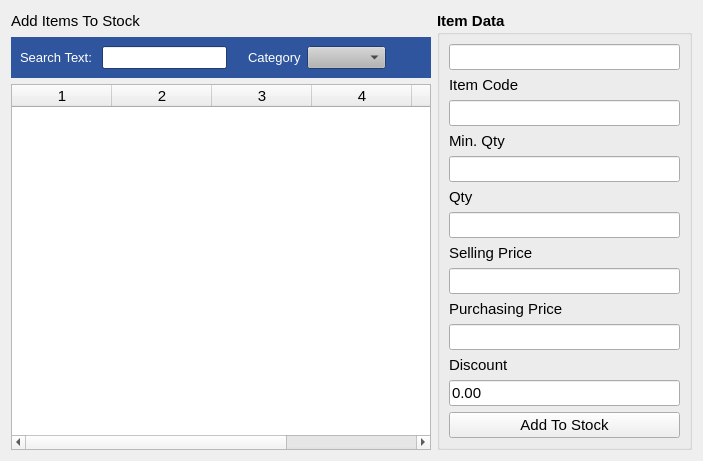
<?xml version="1.0" encoding="UTF-8"?>
<ui version="4.0">
 <class>AddManualStockItems</class>
 <widget class="QWidget" name="AddManualStockItems">
  <property name="geometry">
   <rect>
    <x>0</x>
    <y>0</y>
    <width>703</width>
    <height>451</height>
   </rect>
  </property>
  <property name="windowTitle">
   <string>Form</string>
  </property>
  <layout class="QHBoxLayout" name="horizontalLayout_2">
   <item>
    <layout class="QVBoxLayout" name="verticalLayout">
     <item>
      <layout class="QHBoxLayout" name="horizontalLayout">
       <item>
        <widget class="QLabel" name="label">
         <property name="font">
          <font>
           <pointsize>11</pointsize>
          </font>
         </property>
         <property name="text">
          <string>Add Items To Stock</string>
         </property>
        </widget>
       </item>
       <item>
        <spacer name="horizontalSpacer">
         <property name="orientation">
          <enum>Qt::Horizontal</enum>
         </property>
         <property name="sizeHint" stdset="0">
          <size>
           <width>40</width>
           <height>20</height>
          </size>
         </property>
        </spacer>
       </item>
      </layout>
     </item>
     <item>
      <widget class="QWidget" name="widget" native="true">
       <property name="palette">
        <palette>
         <active>
          <colorrole role="WindowText">
           <brush brushstyle="SolidPattern">
            <color alpha="255">
             <red>0</red>
             <green>0</green>
             <blue>0</blue>
            </color>
           </brush>
          </colorrole>
          <colorrole role="Button">
           <brush brushstyle="SolidPattern">
            <color alpha="255">
             <red>180</red>
             <green>180</green>
             <blue>180</blue>
            </color>
           </brush>
          </colorrole>
          <colorrole role="Light">
           <brush brushstyle="SolidPattern">
            <color alpha="255">
             <red>255</red>
             <green>255</green>
             <blue>255</blue>
            </color>
           </brush>
          </colorrole>
          <colorrole role="Midlight">
           <brush brushstyle="SolidPattern">
            <color alpha="255">
             <red>217</red>
             <green>217</green>
             <blue>217</blue>
            </color>
           </brush>
          </colorrole>
          <colorrole role="Dark">
           <brush brushstyle="SolidPattern">
            <color alpha="255">
             <red>90</red>
             <green>90</green>
             <blue>90</blue>
            </color>
           </brush>
          </colorrole>
          <colorrole role="Mid">
           <brush brushstyle="SolidPattern">
            <color alpha="255">
             <red>120</red>
             <green>120</green>
             <blue>120</blue>
            </color>
           </brush>
          </colorrole>
          <colorrole role="Text">
           <brush brushstyle="SolidPattern">
            <color alpha="255">
             <red>0</red>
             <green>0</green>
             <blue>0</blue>
            </color>
           </brush>
          </colorrole>
          <colorrole role="BrightText">
           <brush brushstyle="SolidPattern">
            <color alpha="255">
             <red>255</red>
             <green>255</green>
             <blue>255</blue>
            </color>
           </brush>
          </colorrole>
          <colorrole role="ButtonText">
           <brush brushstyle="SolidPattern">
            <color alpha="255">
             <red>0</red>
             <green>0</green>
             <blue>0</blue>
            </color>
           </brush>
          </colorrole>
          <colorrole role="Base">
           <brush brushstyle="SolidPattern">
            <color alpha="255">
             <red>255</red>
             <green>255</green>
             <blue>255</blue>
            </color>
           </brush>
          </colorrole>
          <colorrole role="Window">
           <brush brushstyle="SolidPattern">
            <color alpha="255">
             <red>46</red>
             <green>85</green>
             <blue>157</blue>
            </color>
           </brush>
          </colorrole>
          <colorrole role="Shadow">
           <brush brushstyle="SolidPattern">
            <color alpha="255">
             <red>0</red>
             <green>0</green>
             <blue>0</blue>
            </color>
           </brush>
          </colorrole>
          <colorrole role="AlternateBase">
           <brush brushstyle="SolidPattern">
            <color alpha="255">
             <red>217</red>
             <green>217</green>
             <blue>217</blue>
            </color>
           </brush>
          </colorrole>
          <colorrole role="ToolTipBase">
           <brush brushstyle="SolidPattern">
            <color alpha="255">
             <red>255</red>
             <green>255</green>
             <blue>220</blue>
            </color>
           </brush>
          </colorrole>
          <colorrole role="ToolTipText">
           <brush brushstyle="SolidPattern">
            <color alpha="255">
             <red>0</red>
             <green>0</green>
             <blue>0</blue>
            </color>
           </brush>
          </colorrole>
         </active>
         <inactive>
          <colorrole role="WindowText">
           <brush brushstyle="SolidPattern">
            <color alpha="255">
             <red>0</red>
             <green>0</green>
             <blue>0</blue>
            </color>
           </brush>
          </colorrole>
          <colorrole role="Button">
           <brush brushstyle="SolidPattern">
            <color alpha="255">
             <red>180</red>
             <green>180</green>
             <blue>180</blue>
            </color>
           </brush>
          </colorrole>
          <colorrole role="Light">
           <brush brushstyle="SolidPattern">
            <color alpha="255">
             <red>255</red>
             <green>255</green>
             <blue>255</blue>
            </color>
           </brush>
          </colorrole>
          <colorrole role="Midlight">
           <brush brushstyle="SolidPattern">
            <color alpha="255">
             <red>217</red>
             <green>217</green>
             <blue>217</blue>
            </color>
           </brush>
          </colorrole>
          <colorrole role="Dark">
           <brush brushstyle="SolidPattern">
            <color alpha="255">
             <red>90</red>
             <green>90</green>
             <blue>90</blue>
            </color>
           </brush>
          </colorrole>
          <colorrole role="Mid">
           <brush brushstyle="SolidPattern">
            <color alpha="255">
             <red>120</red>
             <green>120</green>
             <blue>120</blue>
            </color>
           </brush>
          </colorrole>
          <colorrole role="Text">
           <brush brushstyle="SolidPattern">
            <color alpha="255">
             <red>0</red>
             <green>0</green>
             <blue>0</blue>
            </color>
           </brush>
          </colorrole>
          <colorrole role="BrightText">
           <brush brushstyle="SolidPattern">
            <color alpha="255">
             <red>255</red>
             <green>255</green>
             <blue>255</blue>
            </color>
           </brush>
          </colorrole>
          <colorrole role="ButtonText">
           <brush brushstyle="SolidPattern">
            <color alpha="255">
             <red>0</red>
             <green>0</green>
             <blue>0</blue>
            </color>
           </brush>
          </colorrole>
          <colorrole role="Base">
           <brush brushstyle="SolidPattern">
            <color alpha="255">
             <red>255</red>
             <green>255</green>
             <blue>255</blue>
            </color>
           </brush>
          </colorrole>
          <colorrole role="Window">
           <brush brushstyle="SolidPattern">
            <color alpha="255">
             <red>46</red>
             <green>85</green>
             <blue>157</blue>
            </color>
           </brush>
          </colorrole>
          <colorrole role="Shadow">
           <brush brushstyle="SolidPattern">
            <color alpha="255">
             <red>0</red>
             <green>0</green>
             <blue>0</blue>
            </color>
           </brush>
          </colorrole>
          <colorrole role="AlternateBase">
           <brush brushstyle="SolidPattern">
            <color alpha="255">
             <red>217</red>
             <green>217</green>
             <blue>217</blue>
            </color>
           </brush>
          </colorrole>
          <colorrole role="ToolTipBase">
           <brush brushstyle="SolidPattern">
            <color alpha="255">
             <red>255</red>
             <green>255</green>
             <blue>220</blue>
            </color>
           </brush>
          </colorrole>
          <colorrole role="ToolTipText">
           <brush brushstyle="SolidPattern">
            <color alpha="255">
             <red>0</red>
             <green>0</green>
             <blue>0</blue>
            </color>
           </brush>
          </colorrole>
         </inactive>
         <disabled>
          <colorrole role="WindowText">
           <brush brushstyle="SolidPattern">
            <color alpha="255">
             <red>90</red>
             <green>90</green>
             <blue>90</blue>
            </color>
           </brush>
          </colorrole>
          <colorrole role="Button">
           <brush brushstyle="SolidPattern">
            <color alpha="255">
             <red>180</red>
             <green>180</green>
             <blue>180</blue>
            </color>
           </brush>
          </colorrole>
          <colorrole role="Light">
           <brush brushstyle="SolidPattern">
            <color alpha="255">
             <red>255</red>
             <green>255</green>
             <blue>255</blue>
            </color>
           </brush>
          </colorrole>
          <colorrole role="Midlight">
           <brush brushstyle="SolidPattern">
            <color alpha="255">
             <red>217</red>
             <green>217</green>
             <blue>217</blue>
            </color>
           </brush>
          </colorrole>
          <colorrole role="Dark">
           <brush brushstyle="SolidPattern">
            <color alpha="255">
             <red>90</red>
             <green>90</green>
             <blue>90</blue>
            </color>
           </brush>
          </colorrole>
          <colorrole role="Mid">
           <brush brushstyle="SolidPattern">
            <color alpha="255">
             <red>120</red>
             <green>120</green>
             <blue>120</blue>
            </color>
           </brush>
          </colorrole>
          <colorrole role="Text">
           <brush brushstyle="SolidPattern">
            <color alpha="255">
             <red>90</red>
             <green>90</green>
             <blue>90</blue>
            </color>
           </brush>
          </colorrole>
          <colorrole role="BrightText">
           <brush brushstyle="SolidPattern">
            <color alpha="255">
             <red>255</red>
             <green>255</green>
             <blue>255</blue>
            </color>
           </brush>
          </colorrole>
          <colorrole role="ButtonText">
           <brush brushstyle="SolidPattern">
            <color alpha="255">
             <red>90</red>
             <green>90</green>
             <blue>90</blue>
            </color>
           </brush>
          </colorrole>
          <colorrole role="Base">
           <brush brushstyle="SolidPattern">
            <color alpha="255">
             <red>46</red>
             <green>85</green>
             <blue>157</blue>
            </color>
           </brush>
          </colorrole>
          <colorrole role="Window">
           <brush brushstyle="SolidPattern">
            <color alpha="255">
             <red>46</red>
             <green>85</green>
             <blue>157</blue>
            </color>
           </brush>
          </colorrole>
          <colorrole role="Shadow">
           <brush brushstyle="SolidPattern">
            <color alpha="255">
             <red>0</red>
             <green>0</green>
             <blue>0</blue>
            </color>
           </brush>
          </colorrole>
          <colorrole role="AlternateBase">
           <brush brushstyle="SolidPattern">
            <color alpha="255">
             <red>180</red>
             <green>180</green>
             <blue>180</blue>
            </color>
           </brush>
          </colorrole>
          <colorrole role="ToolTipBase">
           <brush brushstyle="SolidPattern">
            <color alpha="255">
             <red>255</red>
             <green>255</green>
             <blue>220</blue>
            </color>
           </brush>
          </colorrole>
          <colorrole role="ToolTipText">
           <brush brushstyle="SolidPattern">
            <color alpha="255">
             <red>0</red>
             <green>0</green>
             <blue>0</blue>
            </color>
           </brush>
          </colorrole>
         </disabled>
        </palette>
       </property>
       <property name="font">
        <font>
         <pointsize>10</pointsize>
        </font>
       </property>
       <property name="autoFillBackground">
        <bool>true</bool>
       </property>
       <layout class="QHBoxLayout" name="horizontalLayout_3">
        <item>
         <widget class="QLabel" name="label_2">
          <property name="palette">
           <palette>
            <active>
             <colorrole role="WindowText">
              <brush brushstyle="SolidPattern">
               <color alpha="255">
                <red>255</red>
                <green>255</green>
                <blue>255</blue>
               </color>
              </brush>
             </colorrole>
            </active>
            <inactive>
             <colorrole role="WindowText">
              <brush brushstyle="SolidPattern">
               <color alpha="255">
                <red>255</red>
                <green>255</green>
                <blue>255</blue>
               </color>
              </brush>
             </colorrole>
            </inactive>
            <disabled>
             <colorrole role="WindowText">
              <brush brushstyle="SolidPattern">
               <color alpha="255">
                <red>90</red>
                <green>90</green>
                <blue>90</blue>
               </color>
              </brush>
             </colorrole>
            </disabled>
           </palette>
          </property>
          <property name="text">
           <string>Search Text: </string>
          </property>
         </widget>
        </item>
        <item>
         <widget class="QLineEdit" name="searchTextBox"/>
        </item>
        <item>
         <spacer name="horizontalSpacer_4">
          <property name="orientation">
           <enum>Qt::Horizontal</enum>
          </property>
          <property name="sizeType">
           <enum>QSizePolicy::Fixed</enum>
          </property>
          <property name="sizeHint" stdset="0">
           <size>
            <width>15</width>
            <height>20</height>
           </size>
          </property>
         </spacer>
        </item>
        <item>
         <widget class="QLabel" name="label_3">
          <property name="palette">
           <palette>
            <active>
             <colorrole role="WindowText">
              <brush brushstyle="SolidPattern">
               <color alpha="255">
                <red>255</red>
                <green>255</green>
                <blue>255</blue>
               </color>
              </brush>
             </colorrole>
             <colorrole role="Text">
              <brush brushstyle="SolidPattern">
               <color alpha="255">
                <red>0</red>
                <green>0</green>
                <blue>0</blue>
               </color>
              </brush>
             </colorrole>
            </active>
            <inactive>
             <colorrole role="WindowText">
              <brush brushstyle="SolidPattern">
               <color alpha="255">
                <red>255</red>
                <green>255</green>
                <blue>255</blue>
               </color>
              </brush>
             </colorrole>
             <colorrole role="Text">
              <brush brushstyle="SolidPattern">
               <color alpha="255">
                <red>0</red>
                <green>0</green>
                <blue>0</blue>
               </color>
              </brush>
             </colorrole>
            </inactive>
            <disabled>
             <colorrole role="WindowText">
              <brush brushstyle="SolidPattern">
               <color alpha="255">
                <red>90</red>
                <green>90</green>
                <blue>90</blue>
               </color>
              </brush>
             </colorrole>
             <colorrole role="Text">
              <brush brushstyle="SolidPattern">
               <color alpha="255">
                <red>90</red>
                <green>90</green>
                <blue>90</blue>
               </color>
              </brush>
             </colorrole>
            </disabled>
           </palette>
          </property>
          <property name="text">
           <string>Category</string>
          </property>
         </widget>
        </item>
        <item>
         <widget class="QComboBox" name="categoryComboBox">
          <property name="currentText">
           <string/>
          </property>
         </widget>
        </item>
        <item>
         <spacer name="horizontalSpacer_3">
          <property name="orientation">
           <enum>Qt::Horizontal</enum>
          </property>
          <property name="sizeType">
           <enum>QSizePolicy::Minimum</enum>
          </property>
          <property name="sizeHint" stdset="0">
           <size>
            <width>36</width>
            <height>20</height>
           </size>
          </property>
         </spacer>
        </item>
       </layout>
      </widget>
     </item>
     <item>
      <widget class="QTableWidget" name="tableWidget">
       <property name="font">
        <font>
         <pointsize>11</pointsize>
        </font>
       </property>
       <property name="columnCount">
        <number>6</number>
       </property>
       <column/>
       <column/>
       <column/>
       <column/>
       <column/>
       <column/>
      </widget>
     </item>
    </layout>
   </item>
   <item>
    <widget class="QGroupBox" name="groupBox">
     <property name="sizePolicy">
      <sizepolicy hsizetype="Minimum" vsizetype="Preferred">
       <horstretch>0</horstretch>
       <verstretch>0</verstretch>
      </sizepolicy>
     </property>
     <property name="font">
      <font>
       <pointsize>11</pointsize>
       <weight>75</weight>
       <bold>true</bold>
      </font>
     </property>
     <property name="title">
      <string>Item Data</string>
     </property>
     <layout class="QVBoxLayout" name="verticalLayout_2">
      <item>
       <widget class="QLineEdit" name="itemIdText">
        <property name="sizePolicy">
         <sizepolicy hsizetype="Preferred" vsizetype="Fixed">
          <horstretch>0</horstretch>
          <verstretch>0</verstretch>
         </sizepolicy>
        </property>
       </widget>
      </item>
      <item>
       <widget class="QLabel" name="label_4">
        <property name="font">
         <font>
          <weight>50</weight>
          <bold>false</bold>
         </font>
        </property>
        <property name="text">
         <string>Item Code</string>
        </property>
       </widget>
      </item>
      <item>
       <widget class="QLineEdit" name="itemCode">
        <property name="sizePolicy">
         <sizepolicy hsizetype="Preferred" vsizetype="Fixed">
          <horstretch>0</horstretch>
          <verstretch>0</verstretch>
         </sizepolicy>
        </property>
        <property name="font">
         <font>
          <weight>50</weight>
          <bold>false</bold>
         </font>
        </property>
        <property name="readOnly">
         <bool>true</bool>
        </property>
       </widget>
      </item>
      <item>
       <widget class="QLabel" name="label_6">
        <property name="font">
         <font>
          <weight>50</weight>
          <bold>false</bold>
         </font>
        </property>
        <property name="text">
         <string>Min. Qty</string>
        </property>
       </widget>
      </item>
      <item>
       <widget class="QLineEdit" name="minQty">
        <property name="sizePolicy">
         <sizepolicy hsizetype="Preferred" vsizetype="Fixed">
          <horstretch>0</horstretch>
          <verstretch>0</verstretch>
         </sizepolicy>
        </property>
        <property name="font">
         <font>
          <weight>50</weight>
          <bold>false</bold>
         </font>
        </property>
       </widget>
      </item>
      <item>
       <widget class="QLabel" name="label_5">
        <property name="font">
         <font>
          <weight>50</weight>
          <bold>false</bold>
         </font>
        </property>
        <property name="text">
         <string>Qty</string>
        </property>
       </widget>
      </item>
      <item>
       <widget class="QLineEdit" name="qty">
        <property name="sizePolicy">
         <sizepolicy hsizetype="Preferred" vsizetype="Fixed">
          <horstretch>0</horstretch>
          <verstretch>0</verstretch>
         </sizepolicy>
        </property>
        <property name="font">
         <font>
          <weight>50</weight>
          <bold>false</bold>
         </font>
        </property>
       </widget>
      </item>
      <item>
       <widget class="QLabel" name="label_7">
        <property name="font">
         <font>
          <weight>50</weight>
          <bold>false</bold>
         </font>
        </property>
        <property name="text">
         <string>Selling Price</string>
        </property>
       </widget>
      </item>
      <item>
       <widget class="QLineEdit" name="sellingPrice"/>
      </item>
      <item>
       <widget class="QLabel" name="label_9">
        <property name="font">
         <font>
          <weight>50</weight>
          <bold>false</bold>
         </font>
        </property>
        <property name="text">
         <string>Purchasing Price</string>
        </property>
       </widget>
      </item>
      <item>
       <widget class="QLineEdit" name="purchasingPrice">
        <property name="sizePolicy">
         <sizepolicy hsizetype="Minimum" vsizetype="Fixed">
          <horstretch>0</horstretch>
          <verstretch>0</verstretch>
         </sizepolicy>
        </property>
        <property name="minimumSize">
         <size>
          <width>200</width>
          <height>0</height>
         </size>
        </property>
        <property name="font">
         <font>
          <weight>50</weight>
          <bold>false</bold>
         </font>
        </property>
       </widget>
      </item>
      <item>
       <widget class="QLabel" name="label_8">
        <property name="font">
         <font>
          <weight>50</weight>
          <bold>false</bold>
         </font>
        </property>
        <property name="text">
         <string>Discount</string>
        </property>
       </widget>
      </item>
      <item>
       <widget class="QLineEdit" name="discount">
        <property name="sizePolicy">
         <sizepolicy hsizetype="Preferred" vsizetype="Fixed">
          <horstretch>0</horstretch>
          <verstretch>0</verstretch>
         </sizepolicy>
        </property>
        <property name="font">
         <font>
          <weight>50</weight>
          <bold>false</bold>
         </font>
        </property>
        <property name="text">
         <string>0.00</string>
        </property>
       </widget>
      </item>
      <item>
       <widget class="QPushButton" name="addToStockBtn">
        <property name="font">
         <font>
          <weight>50</weight>
          <bold>false</bold>
         </font>
        </property>
        <property name="text">
         <string>Add To Stock</string>
        </property>
       </widget>
      </item>
      <item>
       <spacer name="verticalSpacer_2">
        <property name="orientation">
         <enum>Qt::Vertical</enum>
        </property>
        <property name="sizeHint" stdset="0">
         <size>
          <width>20</width>
          <height>40</height>
         </size>
        </property>
       </spacer>
      </item>
     </layout>
    </widget>
   </item>
  </layout>
 </widget>
 <resources/>
 <connections/>
</ui>
